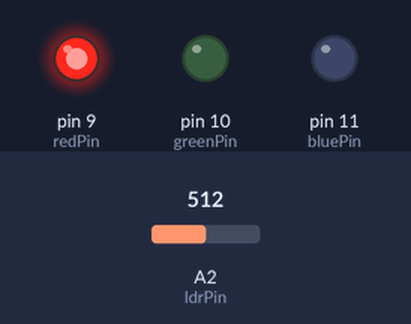
A sketch run on a simulated Arduino Uno, built with avr-gcc and run on an emulated ATmega328P. Parts: output pins drawn as LEDs (lit = HIGH). Inputs (shaded band) come from the test bench; at power-on: A2 (ldrPin) = 512. What the sketch prints to the serial monitor is not drawn.

Above: at 0.1 s.
At 0.6 s:
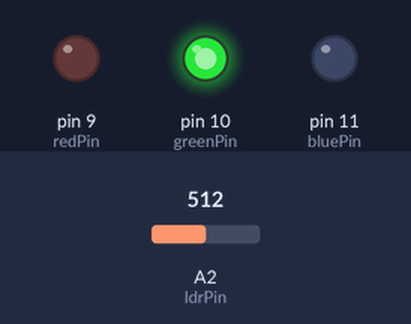
At 1.1 s:
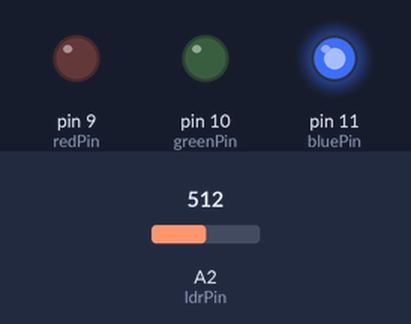
Timing chart, 0 to 2.6 s (numbered marks = the images above):
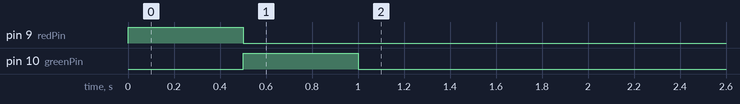

The sketch:

ManualCalibration.ino
```cpp
const int redPin = 9;
const int greenPin = 10;
const int bluePin = 11;
const int ldrPin = A2;

int Tred, Tgreen, Tblue;

int mode = -1;
int Tmax = 0;

void setup() {
  Serial.begin(9600);
  pinMode(redPin, OUTPUT);
  pinMode(greenPin, OUTPUT);
  pinMode(bluePin, OUTPUT);

  analogWrite(redPin, 255);
  analogWrite(greenPin, 0);
  analogWrite(bluePin, 0);
  delay(500);
  Tred = analogRead(ldrPin);

  analogWrite(redPin, 0);
  analogWrite(greenPin, 255);
  analogWrite(bluePin, 0);
  delay(500);
  Tgreen = analogRead(ldrPin);

  analogWrite(redPin, 0);
  analogWrite(greenPin, 0);
  analogWrite(bluePin, 255);
  delay(500);
  Tblue = analogRead(ldrPin);

  Tmax= max( max(Tred,Tblue),Tgreen );

  Serial.print("Tred : ");Serial.println(Tred);
  Serial.print("Tgreen : ");Serial.println(Tgreen);
  Serial.print("Tblue : ");Serial.println(Tblue);
  Serial.print("Tmax : ");Serial.println(Tmax);


  Serial.println("Calibration Started...");
  Serial.println("Enter:");
  Serial.println("1 - Calibrate RED");
  Serial.println("2 - Calibrate GREEN");
  Serial.println("3 - Calibrate BLUE");
  Serial.println("0 - Exit Calibration");
}

void loop() {

}
```
